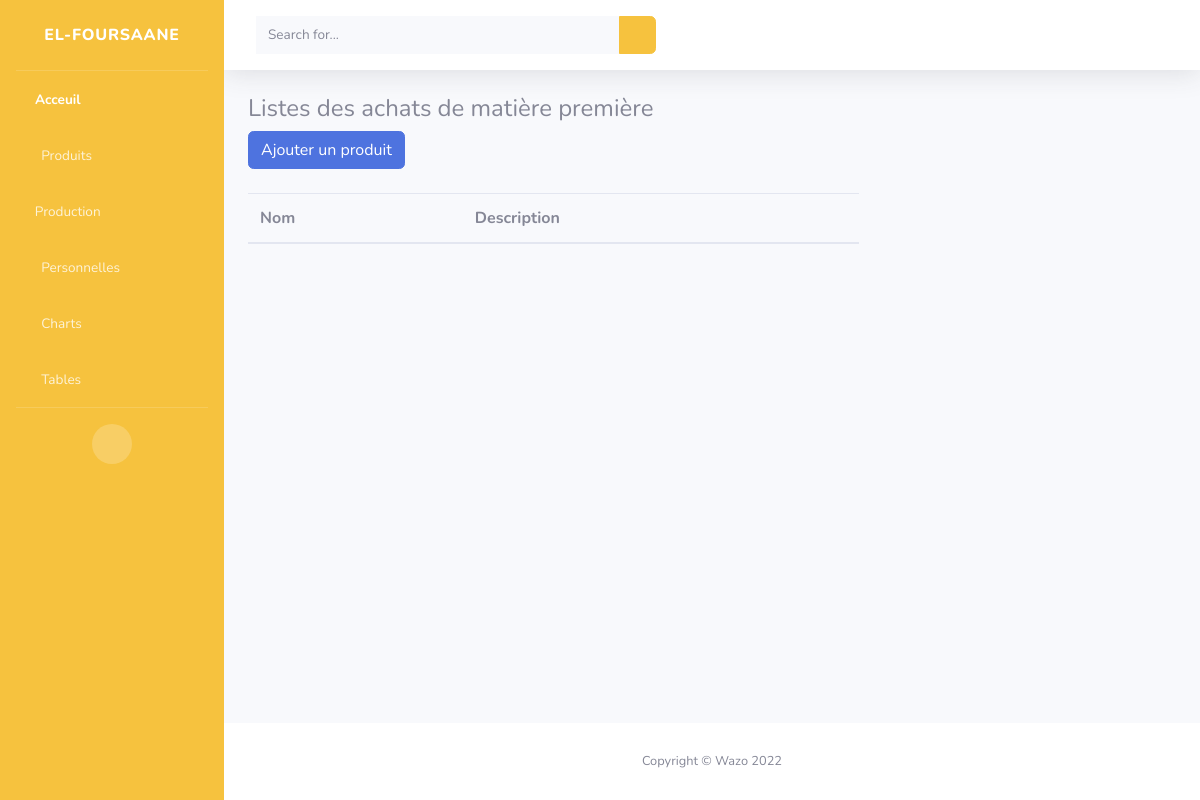
Before: /product_list with the older database file.
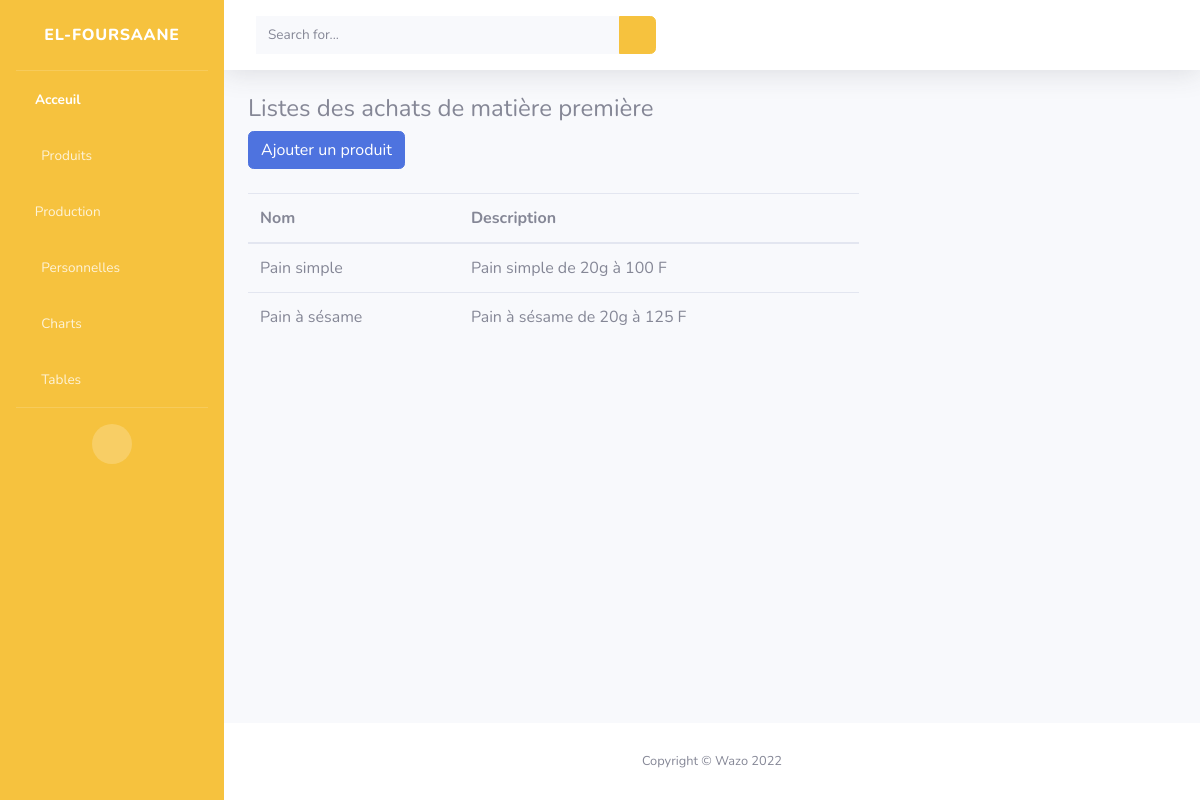
After: the same page with the newer database file.
### boulanger/models.py (models this page shows, shortened)
class Product(models.Model):
    name = models.CharField(max_length=150, blank=False, null=False)
    description = models.TextField(max_length=200, blank=False, null=False)

### boulanger/views.py (the view)
# urls.py: path('product_list', views.ProductList, name='product-list'),
def ProductList(request):
    products = Product.objects.all().order_by('name')
    return render(request, 'boulanger/product_list.html', {
        'products': products,
    })

### boulanger/templates/boulanger/product_list.html
{%extends 'boulanger/base_template.html' %}
{% load crispy_forms_tags %}
{%block content%}
<div class="container">
    <h4>Listes des achats de matière première</h4>
    <a class="btn btn-primary sm" href="{% url 'add-product' %}">
        Ajouter un produit
    </a>
    <div class="row mt-4">
        <div class="col-md-8">
            <table class="table">
                <thead>
                  <tr>
                    <th scope="col">Nom</th>
                    <th scope="col">Description</th>
                  </tr>
                </thead>
                <tbody>
                  {% for product in products %}
                  <tr>
                    <td>{{product.name}}</td>
                    <td>{{product.description}}</td>
                  </tr>
                  {% endfor %}
                </tbody>
              </table>
        </div>
    </div>
</div>
{%endblock%}

Changed rows visible on the page:
added Product: name "Pain simple", description "Pain simple de 20g à 100 F"
added Product: name "Pain à sésame", description "Pain à sésame de 20g à 125 F"
